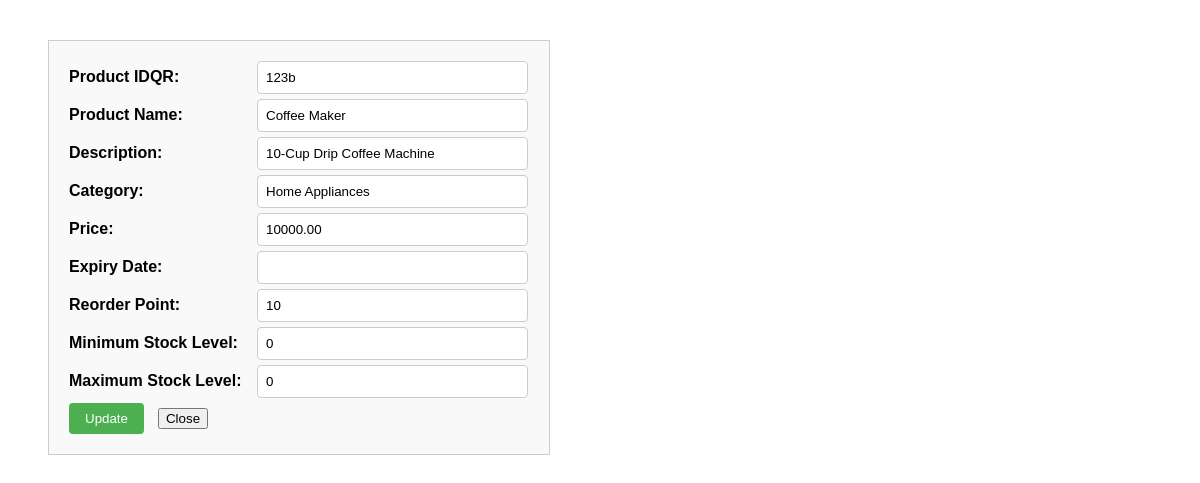
/itemUpSet.php?UpSetID=123b, run on the app's committed database.
### tables this page shows
CREATE TABLE `itemlist` (
  `pro_ID` bigint(8) UNSIGNED NOT NULL,
  `pro_IDQR` varchar(20) DEFAULT NULL,
  `pro_inf` varchar(255) NOT NULL,
  `pro_name` varchar(40) NOT NULL,
  `pro_cat` varchar(30) NOT NULL,
  `pro_price` decimal(11,2) NOT NULL,
  `pro_maxStock` int(11) NOT NULL,
  `pro_quantity` int(11) NOT NULL,
  `pro_unit` varchar(10) DEFAULT NULL,
  `pro_warr` tinyint(1) DEFAULT NULL,
  `pro_warrRng` date DEFAULT NULL,
  `pro_reorder` int(11) NOT NULL,
  `pro_minStock` int(11) NOT NULL
);

### ItemUpSet.php (the view, shortened to what this page needs)
<?php
include ('PhpCon.php');
if (isset($_GET['UpSetID'])) {
    $proID = $_GET['UpSetID'];
    $query = "SELECT * FROM itemlist WHERE pro_IDQR = '$proID'";
    $result = mysqli_query($conn, $query);
    if ($result && mysqli_num_rows($result) > 0) {
        $row = mysqli_fetch_assoc($result);
    } else {
        echo 'Error: Product ID not found in the database.';
        echo '<a href="itemanage.php"><button>Go back</button></a>';
        exit;
    }
} else {
    echo 'Error getting product ID, Please try again';
    echo '<a href="itemanage.php"><button>Go back</button></a>';
    exit;
}
?>
<!DOCTYPE html>
<html>
    <head>
        <link rel="stylesheet" type="text/css" href="itemAdd.css">
    </head>
    <body>
        <div class="form-container">
            <div class="form-box">
            <form action="itemUp.php?UpID=<?php echo $row['pro_IDQR']; ?>" method="post">
                    <label for="Product_Name">Product IDQR:</label>
                    <input type="text" name="Product_IDQR" id="Product_IDQR" value="<?php echo isset($row['pro_IDQR']) ? $row['pro_IDQR'] : ''; ?>" required>
                    <br>
                    <label for="Product_Name">Product Name:</label>
                    <input type="text" name="Product_Name" id="Product_Name" value="<?php echo isset($row['pro_name']) ? $row['pro_name'] : ''; ?>" required>
                    <br>
                    <label for="Description">Description:</label>
                    <input type="text" name="Description" id="Description" value="<?php echo isset($row['pro_inf']) ? $row['pro_inf'] : ''; ?>" required>
                    <br>
                    <label for="Category">Category:</label>
                    <input type="text" name="Category" id="Category" value="<?php echo isset($row['pro_cat']) ? $row['pro_cat'] : ''; ?>" required>
                    <br>
                    <label for="Price">Price:</label>
                    <input type="text" name="Price" id="Price" value="<?php echo isset($row['pro_price']) ? $row['pro_price'] : ''; ?>" required>
                    <br>
                    <label for="Expiry_Date">Expiry Date:</label>
                    <input type="text" name="Expiry_Date" id="Expiry_Date" value="<?php echo isset($row['pro_exp']) ? $row['pro_exp'] : ''; ?>" required>
                    <br>
                    <label for="Reorder_Point">Reorder Point:</label>
                    <input type="text" name="Reorder_Point" id="Reorder_Point" value="<?php echo isset($row['pro_reorder']) ? $row['pro_reorder'] : ''; ?>" required>
                    <br>
                    <label for="Minimum">Minimum Stock Level:</label>
                    <input type="text" name="Minimum" id="Minimum" value="<?php echo isset($row['pro_minStock']) ? $row['pro_minStock'] : ''; ?>" required>
                    <br>
                    <label for="Maximum">Maximum Stock Level:</label>
                    <input type="text" name="Maximum" id="Maximum" value="<?php echo isset($row['pro_maxStock']) ? $row['pro_maxStock'] : ''; ?>" required>
                    <br>
                    <input type="submit" value="Update">
                    <a href="itemanage.php" id="closebtnpop"><button class="close-button">Close</button></a>
            </form>
            </div>
        </div>
    </body>
</html>

### ItemAdd.css (style rules this page uses)
.form-container { max-width: 500px; margin: 40px; border: 1px solid #ccc; background-color: #f9f9f9; }
.form-box { padding: 20px; }
form label { display: inline-block; margin-bottom: 5px; font-weight: bold; font-family: Arial, sans-serif; width: 40%; }
form input[type="text"] { width: 55%; padding: 8px; margin-bottom: 5px; border: 1px solid #ccc; border-radius: 4px; }
form input[type="submit"] { display: inline-block; padding: 8px 16px; background-color: #4CAF50; color: #fff; border: none; border-radius: 4px; cursor: pointer; }
form input[type="submit"], form #closeaddpop { margin-right: 10px; }

### data on the page
itemlist: Product_IDQR "123b", Product_Name "Coffee Maker", Description "10-Cup Drip Coffee Machine", Category "Home Appliances", Price "10000.00", Reorder_Point "10", Minimum "0", Maximum "0"
